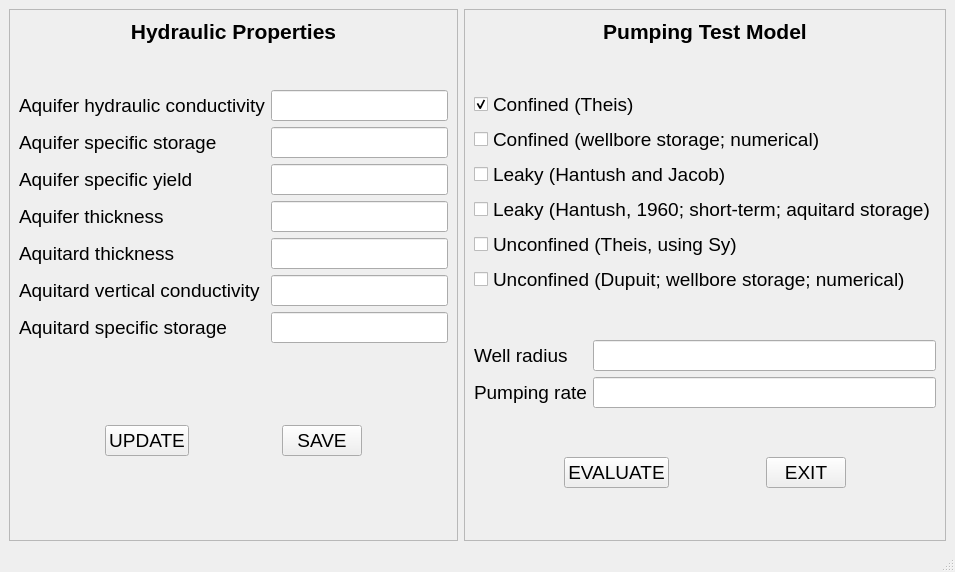
<?xml version="1.0" encoding="UTF-8"?>
<ui version="4.0">
 <class>MainWindow</class>
 <widget class="QMainWindow" name="MainWindow">
  <property name="geometry">
   <rect>
    <x>0</x>
    <y>0</y>
    <width>955</width>
    <height>572</height>
   </rect>
  </property>
  <property name="windowTitle">
   <string>Pumping Test Modeling</string>
  </property>
  <widget class="QWidget" name="centralwidget">
   <layout class="QHBoxLayout" name="horizontalLayout_2">
    <item>
     <layout class="QHBoxLayout" name="horizontalLayout">
      <item>
       <layout class="QVBoxLayout" name="verticalLayout_2">
        <item>
         <widget class="QFrame" name="frame">
          <property name="frameShape">
           <enum>QFrame::StyledPanel</enum>
          </property>
          <property name="frameShadow">
           <enum>QFrame::Raised</enum>
          </property>
          <layout class="QVBoxLayout" name="verticalLayout_6">
           <item>
            <layout class="QVBoxLayout" name="verticalLayout_5">
             <item>
              <widget class="QLabel" name="label">
               <property name="font">
                <font>
                 <pointsize>16</pointsize>
                 <weight>75</weight>
                 <bold>true</bold>
                </font>
               </property>
               <property name="text">
                <string>Hydraulic Properties</string>
               </property>
               <property name="alignment">
                <set>Qt::AlignHCenter|Qt::AlignTop</set>
               </property>
              </widget>
             </item>
             <item>
              <spacer name="verticalSpacer_5">
               <property name="orientation">
                <enum>Qt::Vertical</enum>
               </property>
               <property name="sizeHint" stdset="0">
                <size>
                 <width>20</width>
                 <height>40</height>
                </size>
               </property>
              </spacer>
             </item>
             <item>
              <layout class="QFormLayout" name="formLayout">
               <item row="0" column="0">
                <widget class="QLabel" name="label_3">
                 <property name="font">
                  <font>
                   <pointsize>14</pointsize>
                  </font>
                 </property>
                 <property name="text">
                  <string>Aquifer hydraulic conductivity</string>
                 </property>
                </widget>
               </item>
               <item row="0" column="1">
                <widget class="QLineEdit" name="KhInput">
                 <property name="font">
                  <font>
                   <pointsize>14</pointsize>
                  </font>
                 </property>
                </widget>
               </item>
               <item row="1" column="0">
                <widget class="QLabel" name="label_4">
                 <property name="font">
                  <font>
                   <pointsize>14</pointsize>
                  </font>
                 </property>
                 <property name="text">
                  <string>Aquifer specific storage</string>
                 </property>
                </widget>
               </item>
               <item row="1" column="1">
                <widget class="QLineEdit" name="SsInput">
                 <property name="font">
                  <font>
                   <pointsize>14</pointsize>
                  </font>
                 </property>
                </widget>
               </item>
               <item row="2" column="0">
                <widget class="QLabel" name="label_5">
                 <property name="font">
                  <font>
                   <pointsize>14</pointsize>
                  </font>
                 </property>
                 <property name="text">
                  <string>Aquifer specific yield</string>
                 </property>
                </widget>
               </item>
               <item row="2" column="1">
                <widget class="QLineEdit" name="SyInput">
                 <property name="font">
                  <font>
                   <pointsize>14</pointsize>
                  </font>
                 </property>
                </widget>
               </item>
               <item row="3" column="0">
                <widget class="QLabel" name="label_6">
                 <property name="font">
                  <font>
                   <pointsize>14</pointsize>
                  </font>
                 </property>
                 <property name="text">
                  <string>Aquifer thickness</string>
                 </property>
                </widget>
               </item>
               <item row="3" column="1">
                <widget class="QLineEdit" name="bInput">
                 <property name="font">
                  <font>
                   <pointsize>14</pointsize>
                  </font>
                 </property>
                </widget>
               </item>
               <item row="4" column="0">
                <widget class="QLabel" name="label_8">
                 <property name="font">
                  <font>
                   <pointsize>14</pointsize>
                  </font>
                 </property>
                 <property name="text">
                  <string>Aquitard thickness</string>
                 </property>
                </widget>
               </item>
               <item row="4" column="1">
                <widget class="QLineEdit" name="bcInput">
                 <property name="font">
                  <font>
                   <pointsize>14</pointsize>
                  </font>
                 </property>
                </widget>
               </item>
               <item row="5" column="0">
                <widget class="QLabel" name="label_9">
                 <property name="font">
                  <font>
                   <pointsize>14</pointsize>
                  </font>
                 </property>
                 <property name="text">
                  <string>Aquitard vertical conductivity</string>
                 </property>
                </widget>
               </item>
               <item row="5" column="1">
                <widget class="QLineEdit" name="KcInput">
                 <property name="font">
                  <font>
                   <pointsize>14</pointsize>
                  </font>
                 </property>
                </widget>
               </item>
               <item row="6" column="0">
                <widget class="QLabel" name="label_10">
                 <property name="font">
                  <font>
                   <pointsize>14</pointsize>
                  </font>
                 </property>
                 <property name="text">
                  <string>Aquitard specific storage</string>
                 </property>
                </widget>
               </item>
               <item row="6" column="1">
                <widget class="QLineEdit" name="SscInput">
                 <property name="font">
                  <font>
                   <pointsize>14</pointsize>
                  </font>
                 </property>
                </widget>
               </item>
              </layout>
             </item>
            </layout>
           </item>
           <item>
            <spacer name="verticalSpacer_4">
             <property name="orientation">
              <enum>Qt::Vertical</enum>
             </property>
             <property name="sizeHint" stdset="0">
              <size>
               <width>20</width>
               <height>40</height>
              </size>
             </property>
            </spacer>
           </item>
           <item>
            <layout class="QHBoxLayout" name="horizontalLayout_4">
             <item>
              <layout class="QHBoxLayout" name="horizontalLayout_5">
               <item>
                <spacer name="horizontalSpacer_4">
                 <property name="orientation">
                  <enum>Qt::Horizontal</enum>
                 </property>
                 <property name="sizeHint" stdset="0">
                  <size>
                   <width>40</width>
                   <height>20</height>
                  </size>
                 </property>
                </spacer>
               </item>
               <item>
                <widget class="QPushButton" name="pushUpdate">
                 <property name="font">
                  <font>
                   <pointsize>14</pointsize>
                  </font>
                 </property>
                 <property name="text">
                  <string>UPDATE</string>
                 </property>
                </widget>
               </item>
               <item>
                <spacer name="horizontalSpacer_7">
                 <property name="orientation">
                  <enum>Qt::Horizontal</enum>
                 </property>
                 <property name="sizeHint" stdset="0">
                  <size>
                   <width>40</width>
                   <height>20</height>
                  </size>
                 </property>
                </spacer>
               </item>
               <item>
                <widget class="QPushButton" name="pushSave">
                 <property name="font">
                  <font>
                   <pointsize>14</pointsize>
                  </font>
                 </property>
                 <property name="text">
                  <string>SAVE</string>
                 </property>
                </widget>
               </item>
               <item>
                <spacer name="horizontalSpacer_5">
                 <property name="orientation">
                  <enum>Qt::Horizontal</enum>
                 </property>
                 <property name="sizeHint" stdset="0">
                  <size>
                   <width>40</width>
                   <height>20</height>
                  </size>
                 </property>
                </spacer>
               </item>
              </layout>
             </item>
            </layout>
           </item>
           <item>
            <spacer name="verticalSpacer_3">
             <property name="orientation">
              <enum>Qt::Vertical</enum>
             </property>
             <property name="sizeHint" stdset="0">
              <size>
               <width>20</width>
               <height>40</height>
              </size>
             </property>
            </spacer>
           </item>
          </layout>
         </widget>
        </item>
       </layout>
      </item>
      <item>
       <layout class="QVBoxLayout" name="verticalLayout">
        <item>
         <widget class="QFrame" name="frame_2">
          <property name="frameShape">
           <enum>QFrame::StyledPanel</enum>
          </property>
          <property name="frameShadow">
           <enum>QFrame::Raised</enum>
          </property>
          <layout class="QVBoxLayout" name="verticalLayout_4">
           <item>
            <layout class="QVBoxLayout" name="verticalLayout_3">
             <item>
              <widget class="QLabel" name="label_2">
               <property name="font">
                <font>
                 <pointsize>16</pointsize>
                 <weight>75</weight>
                 <bold>true</bold>
                </font>
               </property>
               <property name="text">
                <string>Pumping Test Model</string>
               </property>
               <property name="alignment">
                <set>Qt::AlignHCenter|Qt::AlignTop</set>
               </property>
              </widget>
             </item>
             <item>
              <spacer name="verticalSpacer">
               <property name="orientation">
                <enum>Qt::Vertical</enum>
               </property>
               <property name="sizeHint" stdset="0">
                <size>
                 <width>20</width>
                 <height>40</height>
                </size>
               </property>
              </spacer>
             </item>
             <item>
              <layout class="QVBoxLayout" name="verticalLayout_7">
               <item>
                <widget class="QCheckBox" name="checkTheisConf">
                 <property name="font">
                  <font>
                   <pointsize>14</pointsize>
                  </font>
                 </property>
                 <property name="text">
                  <string>Confined (Theis)</string>
                 </property>
                 <property name="checked">
                  <bool>true</bool>
                 </property>
                </widget>
               </item>
               <item>
                <widget class="QCheckBox" name="checkMOLTheis">
                 <property name="font">
                  <font>
                   <pointsize>14</pointsize>
                  </font>
                 </property>
                 <property name="text">
                  <string>Confined (wellbore storage; numerical)</string>
                 </property>
                </widget>
               </item>
               <item>
                <widget class="QCheckBox" name="checkHantush">
                 <property name="font">
                  <font>
                   <pointsize>14</pointsize>
                  </font>
                 </property>
                 <property name="text">
                  <string>Leaky (Hantush and Jacob)</string>
                 </property>
                </widget>
               </item>
               <item>
                <widget class="QCheckBox" name="checkShortStor">
                 <property name="font">
                  <font>
                   <pointsize>14</pointsize>
                  </font>
                 </property>
                 <property name="text">
                  <string>Leaky (Hantush, 1960; short-term; aquitard storage)</string>
                 </property>
                </widget>
               </item>
               <item>
                <widget class="QCheckBox" name="checkTheisUnconf">
                 <property name="font">
                  <font>
                   <pointsize>14</pointsize>
                  </font>
                 </property>
                 <property name="text">
                  <string>Unconfined (Theis, using Sy)</string>
                 </property>
                </widget>
               </item>
               <item>
                <widget class="QCheckBox" name="checkMOLDupuit">
                 <property name="font">
                  <font>
                   <pointsize>14</pointsize>
                  </font>
                 </property>
                 <property name="text">
                  <string>Unconfined (Dupuit; wellbore storage; numerical)</string>
                 </property>
                </widget>
               </item>
               <item>
                <spacer name="verticalSpacer_6">
                 <property name="orientation">
                  <enum>Qt::Vertical</enum>
                 </property>
                 <property name="sizeHint" stdset="0">
                  <size>
                   <width>20</width>
                   <height>40</height>
                  </size>
                 </property>
                </spacer>
               </item>
               <item>
                <layout class="QFormLayout" name="formLayout_2">
                 <item row="0" column="0">
                  <widget class="QLabel" name="label_12">
                   <property name="font">
                    <font>
                     <pointsize>14</pointsize>
                    </font>
                   </property>
                   <property name="text">
                    <string>Well radius</string>
                   </property>
                  </widget>
                 </item>
                 <item row="0" column="1">
                  <widget class="QLineEdit" name="rInput">
                   <property name="font">
                    <font>
                     <pointsize>14</pointsize>
                    </font>
                   </property>
                  </widget>
                 </item>
                 <item row="1" column="0">
                  <widget class="QLabel" name="label_13">
                   <property name="font">
                    <font>
                     <pointsize>14</pointsize>
                    </font>
                   </property>
                   <property name="text">
                    <string>Pumping rate</string>
                   </property>
                  </widget>
                 </item>
                 <item row="1" column="1">
                  <widget class="QLineEdit" name="QInput">
                   <property name="font">
                    <font>
                     <pointsize>14</pointsize>
                    </font>
                   </property>
                  </widget>
                 </item>
                </layout>
               </item>
              </layout>
             </item>
            </layout>
           </item>
           <item>
            <spacer name="verticalSpacer_2">
             <property name="orientation">
              <enum>Qt::Vertical</enum>
             </property>
             <property name="sizeHint" stdset="0">
              <size>
               <width>20</width>
               <height>40</height>
              </size>
             </property>
            </spacer>
           </item>
           <item>
            <layout class="QHBoxLayout" name="horizontalLayout_3">
             <item>
              <spacer name="horizontalSpacer">
               <property name="orientation">
                <enum>Qt::Horizontal</enum>
               </property>
               <property name="sizeHint" stdset="0">
                <size>
                 <width>40</width>
                 <height>20</height>
                </size>
               </property>
              </spacer>
             </item>
             <item>
              <widget class="QPushButton" name="pushEval">
               <property name="font">
                <font>
                 <pointsize>14</pointsize>
                </font>
               </property>
               <property name="text">
                <string>EVALUATE</string>
               </property>
              </widget>
             </item>
             <item>
              <spacer name="horizontalSpacer_6">
               <property name="orientation">
                <enum>Qt::Horizontal</enum>
               </property>
               <property name="sizeHint" stdset="0">
                <size>
                 <width>40</width>
                 <height>20</height>
                </size>
               </property>
              </spacer>
             </item>
             <item>
              <widget class="QPushButton" name="pushExit">
               <property name="font">
                <font>
                 <pointsize>14</pointsize>
                </font>
               </property>
               <property name="text">
                <string>EXIT</string>
               </property>
              </widget>
             </item>
             <item>
              <spacer name="horizontalSpacer_2">
               <property name="orientation">
                <enum>Qt::Horizontal</enum>
               </property>
               <property name="sizeHint" stdset="0">
                <size>
                 <width>40</width>
                 <height>20</height>
                </size>
               </property>
              </spacer>
             </item>
            </layout>
           </item>
           <item>
            <spacer name="verticalSpacer_7">
             <property name="orientation">
              <enum>Qt::Vertical</enum>
             </property>
             <property name="sizeHint" stdset="0">
              <size>
               <width>20</width>
               <height>40</height>
              </size>
             </property>
            </spacer>
           </item>
          </layout>
         </widget>
        </item>
       </layout>
      </item>
     </layout>
    </item>
   </layout>
  </widget>
  <widget class="QMenuBar" name="menubar">
   <property name="geometry">
    <rect>
     <x>0</x>
     <y>0</y>
     <width>955</width>
     <height>21</height>
    </rect>
   </property>
  </widget>
  <widget class="QStatusBar" name="statusbar"/>
 </widget>
 <resources/>
 <connections/>
</ui>
